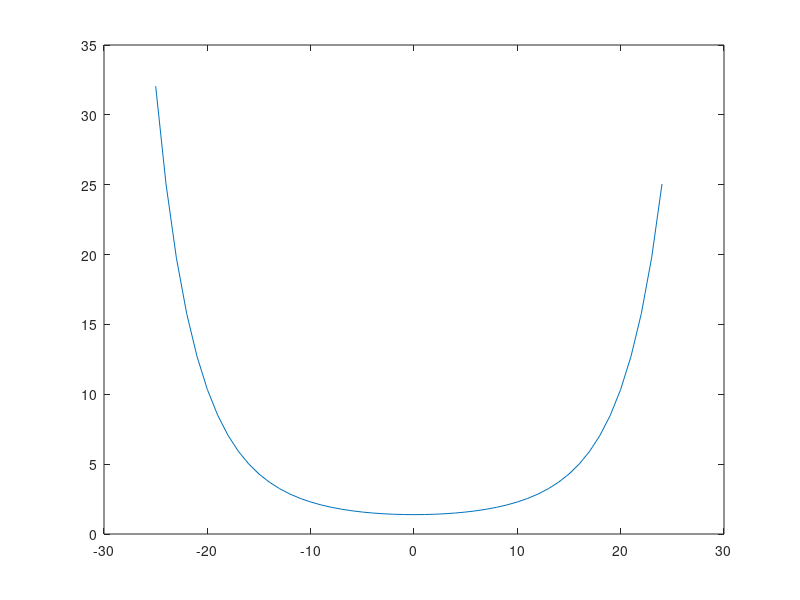
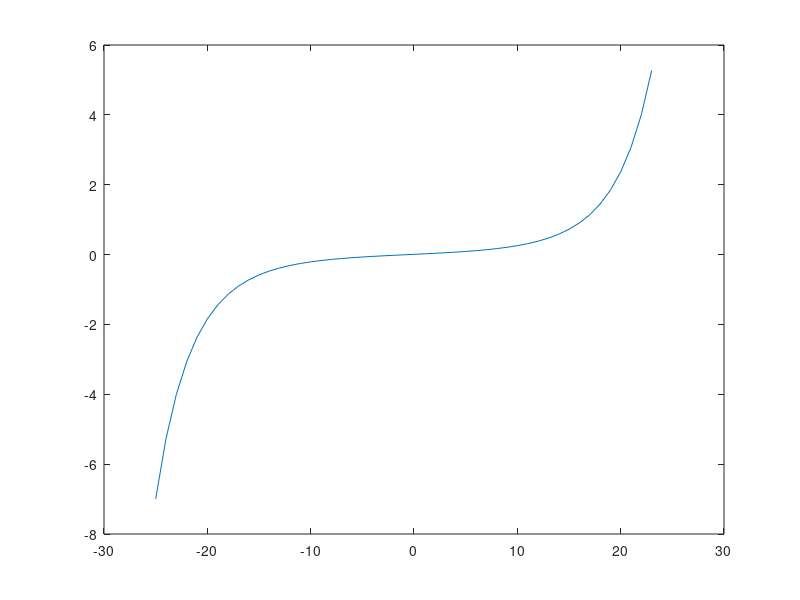
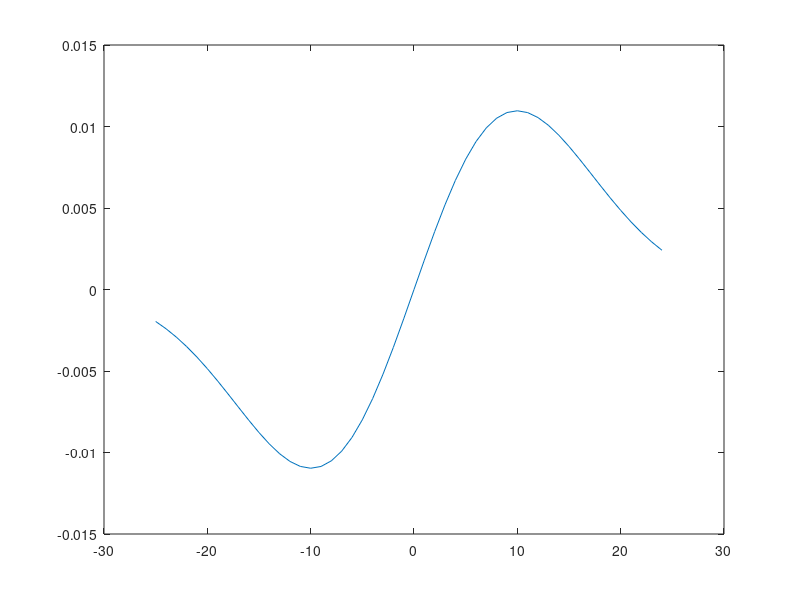

Write MATLAB code to recreate these figures, in order.
clear all;
hold off;
close all;

M = 50;
a = 0.99;
w = transpose([1+2i 2-5i 3-3i 4+i]);
b = transpose([1 1 1 1]);
R = diag(ones(length(w),1));
J = zeros(M,1);
dJ0 = zeros(M,4);
x = J;

idx = 1;
for k=-M/2:(M/2)-1
    w(1) = 1+(i*k);
%w(1) = k;
%    J(idx) = ctranspose(w)*R*w;
    J(idx) = 1/(a^(0.5*ctranspose(w)*R*w));
%    J(idx) = norm(w)^3;
%    J(idx) = real(ctranspose(w)*b);
    x(idx) = k;
    idx = idx + 1;
end

figure(1);
plot(x,J);

figure(2);
plot(x(1:M-1),diff(J));

idx = 1;
w_old = transpose([1+((M/2)*i) 2-5i 3-3i 4+i]);
for k=-M/2:(M/2)-1
    w(1) = conj(1+(i*k));
%w(1) = k;
    dw = w - w_old;
    w_old = w;
%    dJ0(idx,:) = R*w*dw(1) + R'*conj(w)*conj(dw(1));
%    dJ0(idx,:) = 1.5*norm(w)*w;
%    dJ0(idx,:) = 0.5*b;
dJ0(idx,:) = 0.25*log(a)*(a^(0.5*ctranspose(w)*R*w))*R*w;
    idx = idx + 1;
end

figure(3);
plot(x,imag(dJ0(:,1)));
